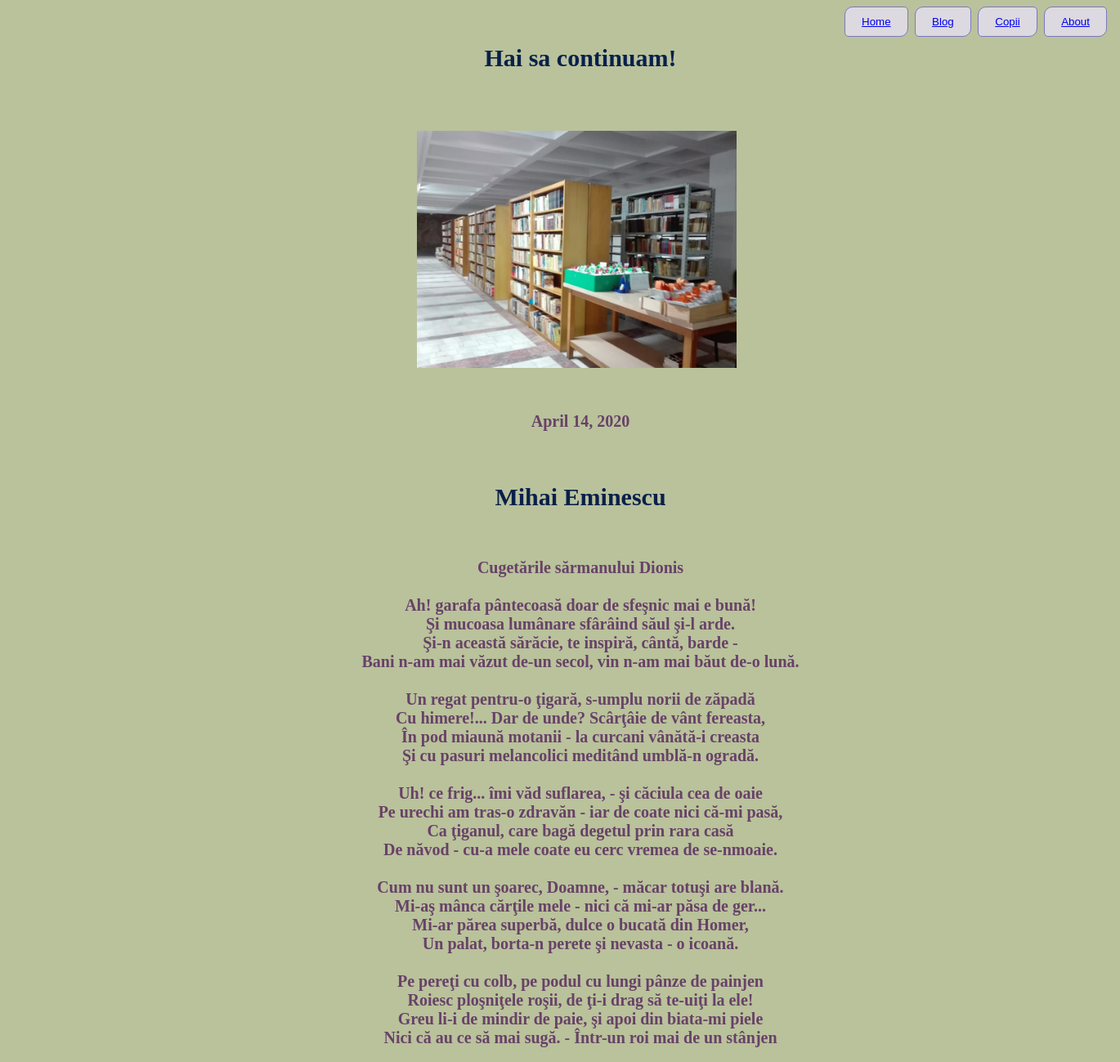
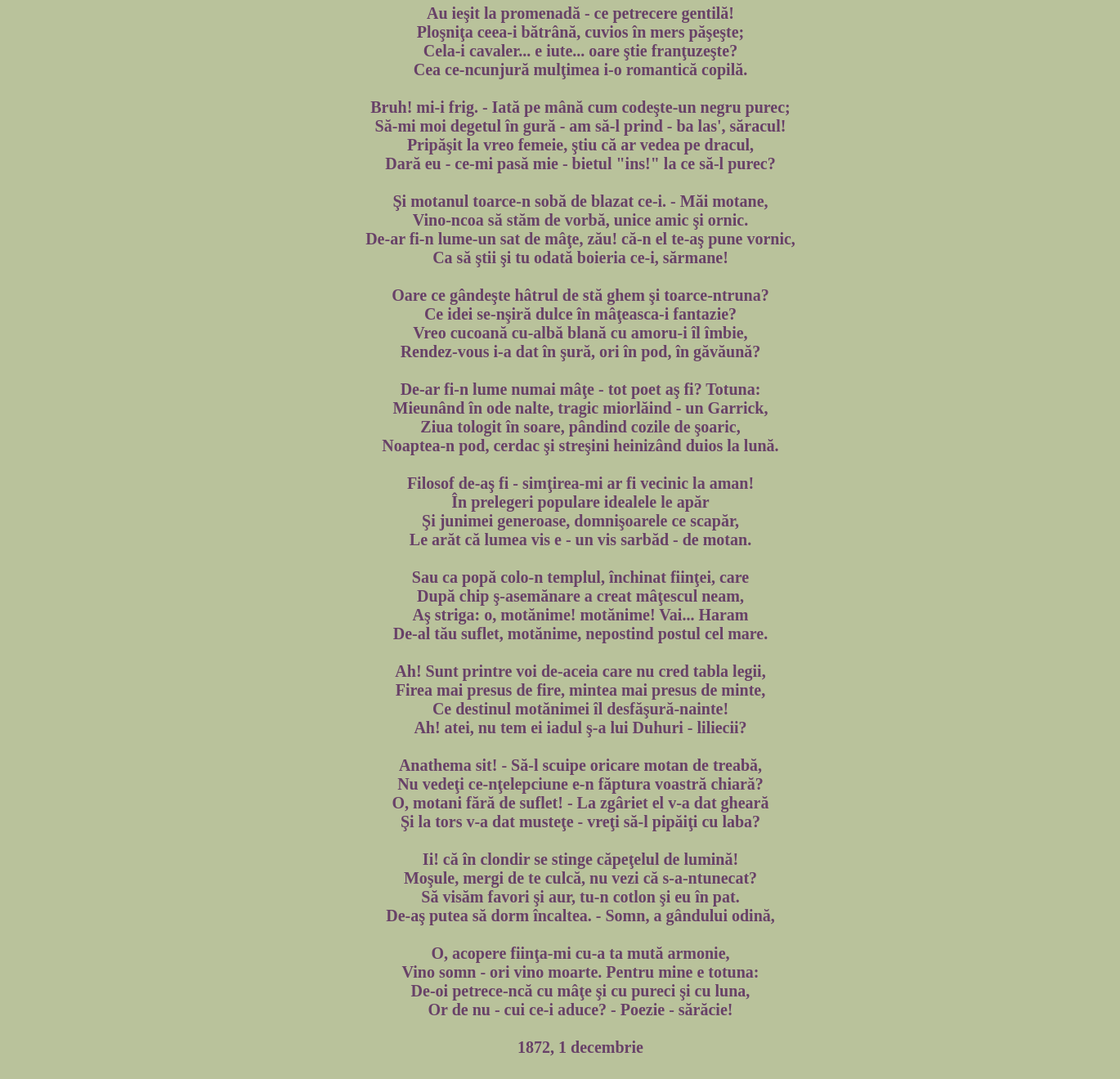
The app's page /blog/4/ with its own data (2 pictures, top to bottom).
### blog/models.py (models this page shows, shortened)
class Blog(models.Model):
    title = models.CharField(max_length=200)
    description = models.TextField()
    date = models.DateField()
    image = models.ImageField(upload_to='blog/images')

### blog/views.py (the view)
# urls.py: path('<int:nr_id>/',views.blog_id,name='blog_id')
def blog_id(request,nr_id):
    post = get_object_or_404(Blog,pk=nr_id)
    return render(request,'blog/blog_id.html',{'post':post})

### blog/templates/blog/blog_id.html (shortened to what this page needs)
<!doctype html>
<html lang="en">
<head>
</head>
    <body>
     <nav class="navbar">
      <button><a href="{% url 'home' %}">Home</a></button>
      <button><a href="{% url 'blog:all_blogs' %}">Blog</a></button>
      <button><a href="https://www.youtube.com/watch?v=kMTVWAWC7Qc">Copii</a></button>
      <button><a href="https://bragadancatalin.wixsite.com/website/about">About</a></button>
    </nav>
    <h1>{{post.title}}</h1>
    <img src ="{{post.image.url}}" height=100 width=200>
    <h2>{{post.date}}</h2>
    <h3>{{post.description|safe}}</h3>
    </body>
</html>

### blog/templates/blog/blog_id.html (style rules this page uses)
h1 { color: rgb(9, 32, 75); margin: 0.1rem 10rem 0.2rem 15rem; padding: 0.1rem 2rem 2rem 2rem; position: center; font-size: 3rem; text-align: center; }
* { margin: 0px; padding: 0px; box-sizing: border-box; }
html { font-size: 62.5%; background-color : rgb(185, 194, 155); }
.navbar { margin: 0.2rem 0.3rem 0.2rem 103rem; }
.navbar button { padding: 1rem 2rem; background-color: rgb(220, 217, 224); border: 0.1rem solid rgb(124, 119, 192); margin: 0.6rem 0.3rem; border-radius: 0.5rem; border-top-left-radius: 1rem; border-bottom-right-radius: 1rem; }
img { width: 30%; height: 35rem; padding: 3rem 1rem; margin: 2rem 50rem; }
h2 { color: rgb(104, 65, 104); margin: 0.1rem 10rem 0.2rem 15rem; padding: 0.1rem 2rem 2rem 2rem; position: center; font-size: 2rem; text-align: center; }
h3 { color: rgb(104, 65, 104); margin: 2rem 10rem 0.2rem 15rem; padding: 0.1rem 2rem 2rem 2rem; position: center; font-size: 3rem; text-align: center; }

### records on screen
Blog: title "Hai sa continuam!", image (picture), date "April 14, 2020", description "Mihai Eminescu Cugetările sărmanului Dionis Ah! garafa pântecoasă doar de sfeşnic mai e bună! Şi mucoasa lumânare sfârâind săul şi-l arde. Şi-n această sărăcie, te inspiră, cântă, barde - Bani n-am mai văzut de-un secol, vin n-am mai băut de-o lună. Un regat pentru-o ţigară, s-umplu norii de zăpadă Cu himere!... Dar de unde? Scârţâie de vânt fereasta, În pod miaună motanii - la curcani vânătă-i creasta Şi cu pasuri melancolici meditând umblă-n ogradă. Uh! ce frig... îmi văd suflarea, - şi căciula cea de oaie Pe urechi am tras-o zdravăn - iar de coate nici că-mi pasă, Ca ţiganul, care bagă degetul prin rara casă De năvod - cu-a mele coate eu cerc vremea de se-nmoaie. Cum nu sunt un şoarec,…"
